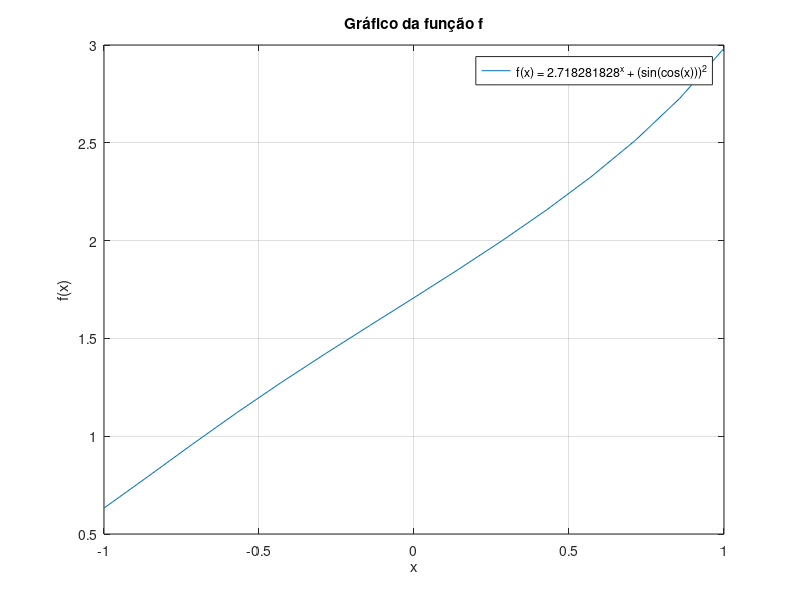

This figure's MATLAB source: (Note: this script raises an error after producing the figure.)
% Função
f = @(x)(2.718281828^x + (sin(cos(x)))^2);
% Intervalo
a=-1; b = 1; 
x0 = (a + b)/2;
%Gráfico da função 
figure
fplot(f, [a, b]);
xlabel('x');
ylabel('f(x)');
legend('f(x) = 2.718281828^x + (sin(cos(x)))^2');
title('Gráfico da função f');
grid on;
print -dpng -r400 graficoFq2.png

% Cálculo das raízes
%
% Zero do MATLAB --> indefinido
%[X,FVAL,EXITFLAG,OUTPUT]=fzero(f,[a,b]);
fprintf('fzero\n');
fprintf('<indefindio>\n');
%fprintf('Raiz: %f, Iterações: %d, Valor da raiz: %f\n', X, OUTPUT.iterations, f(X));
%OUTPUT.algorithm
% Bissecção 
[r, n] = Bisseccao(f, a, b, 10^-4, 1000);
fprintf('Bisseccao\n');
fprintf('Raiz: %f, Iterações: %d, Valor da raiz: %f\n', r, n, f(r));
% Newton Raphson
proverDerivada = 0;
df = 0;
[r, n] = NewtonRaphson(f, proverDerivada, df, x0, 10^-4, 1000);
fprintf('Newton Raphson\n');
fprintf('Raiz: %f, Iterações: %d, Valor da raiz: %f\n', r, n, f(r));
% Secante
[r, n] = SecanteVisual(f, a, b, 10^-4, 1000);
fprintf('Secante\n');
fprintf('Raiz: %f, Iterações: %d, Valor da raiz: %f\n', r, n, f(r));











